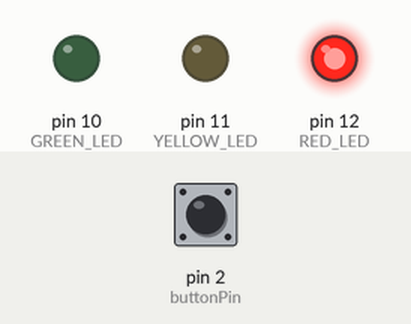
A sketch run on a simulated Arduino Uno, built with avr-gcc and run on an emulated ATmega328P. Shown: output pins drawn as LEDs (lit = HIGH). The test bench sets the inputs (shaded band); at power-on: pin 2 (buttonPin) LOW.

Above: at 1.2 s.
1.3 s: pin 2 (buttonPin) pulled HIGH for 0.15 s
At 6.4 s:
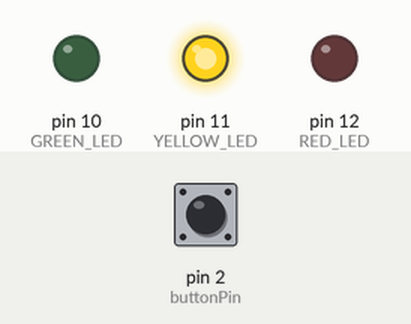
10.4 s: pin 2 (buttonPin) pulled HIGH for 1 s
At 17.9 s:
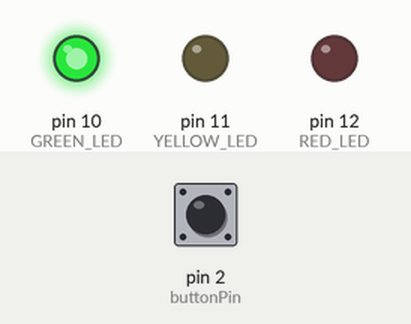
Timing chart, 0 to 18.9 s (numbered marks = the images above; inputs shaded):
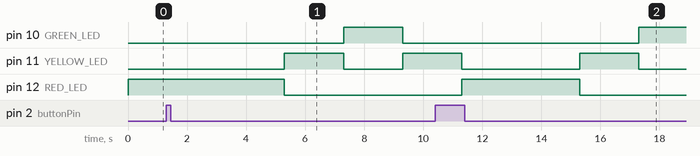

The sketch:

Traffic_Lights_v1.0.ino
```cpp
/* Basic traffic light sequence for one side
 *
 *  Mike De Borde, January 2017
 */


/* Constants - these will not change */
const unsigned int GREEN_LED = 10;
const unsigned int YELLOW_LED = 11;
const unsigned int RED_LED = 12;
const unsigned int buttonPin = 2;

/* Variables - these will change */
int buttonState = 0;

// the setup function runs once when you press reset or power the board
void setup() {
  // initialize LED outputs.
  pinMode(GREEN_LED, OUTPUT);
  pinMode(YELLOW_LED, OUTPUT);
  pinMode(RED_LED, OUTPUT);

  // initalise pushbutton ans an input
  pinMode(buttonPin, INPUT);
}

// the loop function runs over and over again forever
void loop() {
  // read the state of the pushbutton value:
  buttonState = digitalRead(buttonPin);

  // default state for lights
  digitalWrite(RED_LED, HIGH);

  // check if the pushbutton is pressed.
  // if it is, the buttonState is HIGH:
  if (buttonState == HIGH) {
    // turn LED on:
    traffic_sequence();
  } else {
    // turn LED off:

  }

}

void traffic_sequence(){

  activate_led(RED_LED,4000);
  activate_led(YELLOW_LED,2000);
  activate_led(GREEN_LED,2000);
  activate_led(YELLOW_LED,2000);

}

void activate_led(int thisLED, int delayTIME) {

  digitalWrite(thisLED, HIGH);   // turn the LED on (HIGH is the voltage level)
  delay(delayTIME);                       // wait for a second
  digitalWrite(thisLED, LOW);    // turn the LED off by making the voltage LOW

}
```

Measured:
- after the input at 1.3 s, pin 10 (GREEN_LED): LOW → HIGH after 6.0 s, → LOW 2.0 s later; pin 11 (YELLOW_LED): LOW → HIGH after 4.0 s, → LOW 2.0 s later, → HIGH 2.0 s later; pin 12 (RED_LED): HIGH → LOW after 4.0 s
- after the input at 10.4 s, pin 10 (GREEN_LED): LOW → HIGH after 6.9 s
